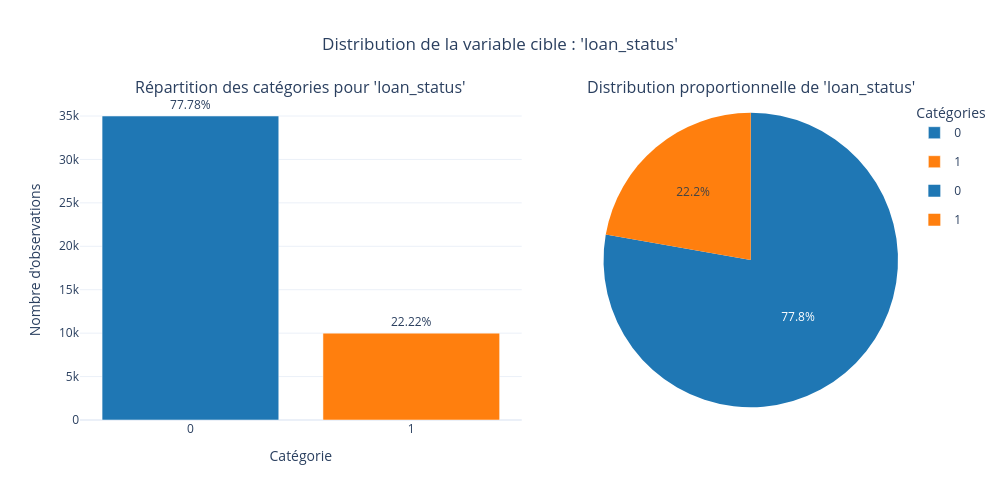

Notebook code for this chart:
### Code cell
analyzer.plot_target_distribution(target_col="loan_status")

### Figure 1 — Plotly figure (JSON) as saved in the notebook; plotly's stock layout.template omitted (floating-point values rounded to 4 significant figures)
{"data": [{"hovertemplate": "category=%{x}<br>count=%{y}<br>percent=%{text}<extra></extra>", "legendgroup": "0", "marker": {"color": "#1f77b4", "pattern": {"shape": ""}}, "name": "0", "orientation": "v", "showlegend": true, "text": [77.78], "textposition": "outside", "texttemplate": "%{text:.2f}%", "type": "bar", "x": ["0"], "xaxis": "x", "y": [35000], "yaxis": "y"}, {"hovertemplate": "category=%{x}<br>count=%{y}<br>percent=%{text}<extra></extra>", "legendgroup": "1", "marker": {"color": "#ff7f0e", "pattern": {"shape": ""}}, "name": "1", "orientation": "v", "showlegend": true, "text": [22.22], "textposition": "outside", "texttemplate": "%{text:.2f}%", "type": "bar", "x": ["1"], "xaxis": "x", "y": [10000], "yaxis": "y"}, {"customdata": [["0"], ["1"]], "domain": {"x": [0.64, 1], "y": [0, 1]}, "hovertemplate": "category=%{customdata[0]}<br>count=%{value}<extra></extra>", "labels": ["0", "1"], "legendgroup": "", "marker": {"colors": ["#1f77b4", "#ff7f0e"]}, "name": "", "showlegend": true, "type": "pie", "values": [35000, 10000]}], "layout": {"annotations": [{"font": {"size": 16}, "showarrow": false, "text": "Répartition des catégories pour 'loan_status'", "x": 0.27, "xanchor": "center", "xref": "paper", "y": 1, "yanchor": "bottom", "yref": "paper"}, {"font": {"size": 16}, "showarrow": false, "text": "Distribution proportionnelle de 'loan_status'", "x": 0.82, "xanchor": "center", "xref": "paper", "y": 1, "yanchor": "bottom", "yref": "paper"}], "height": 500, "legend": {"title": {"text": "Catégories"}}, "showlegend": true, "title": {"text": "Distribution de la variable cible : 'loan_status'", "x": 0.5}, "width": 1000, "xaxis": {"anchor": "y", "domain": [0, 0.54], "title": {"text": "Catégorie"}}, "yaxis": {"anchor": "x", "domain": [0, 1], "title": {"text": "Nombre d'observations"}}}}
